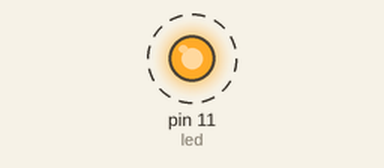
A program run on a simulated Raspberry Pi (header pin numbers). On the bench: output pins drawn as LEDs (lit = HIGH). Dashed ring = blinking.

Above: at 0.2 s.
Timing chart, 0 to 3.0 s (numbered marks = the images above):
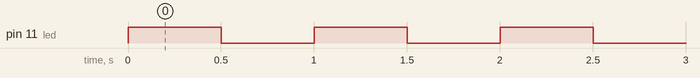

The program:

2.LED_blink.py
```python
import time
import RPi.GPIO as GPIO
GPIO.setmode(GPIO.BOARD)
led=11
GPIO.setup(led,GPIO.OUT)
while(1):
        GPIO.output(led,1)
        time.sleep(0.5)
        GPIO.output(led,0)
        time.sleep(0.5)
GPIO.cleanup()
```

Measured:
- by itself, pin 11 (led): alternates HIGH for 0.50 s and LOW for 0.50 s
